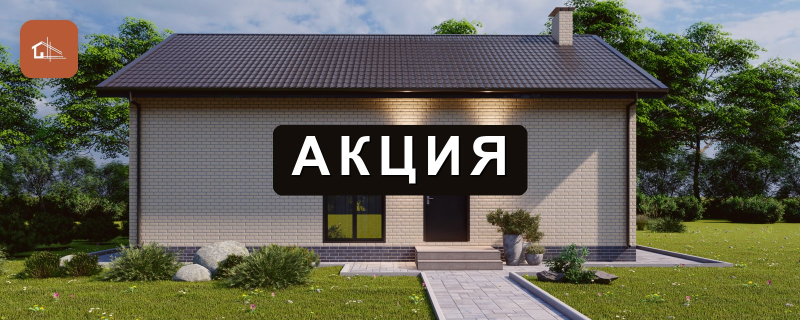
#> input picture backend/apps/promotions/seed_assets/akciya-1-euro-86b.jpg, 1600 x 640 px (shown at 1/2 size)
$ python -i generate_promo_banners.py   (imports and definitions only)
#> lines starting #> are read from the running program, lines starting #| are printed output that depends on the picture
#> further down, picture is the input picture: PIL image 1600x640 RGB; mean R, G, B 98.3, 98, 83
"""Фоновые изображения для баннеров акций — по главному (обложечному)
фото дома, как оно выведено в каталоге (первое по полю order).

Cover-resize до 1600×640 (широкий формат баннера) + лёгкая фирменная
тонировка, компактный брендовый уголок слева сверху (лого-плашка +
«Ремстрой» / «Строительство кирпичных домов», как в og.png, но из
прозрачного logo.png — чтобы не тащить светлый фон og.png) и крупная
надпись «АКЦИЯ» по центру с тенью — чтобы файл выглядел завершённым
рекламным баннером сам по себе.

Запуск: cd backend && .venv/bin/python scripts/generate_promo_banners.py
"""

import os
import sys
from pathlib import Path

sys.path.insert(0, str(Path(__file__).resolve().parent.parent))
# [1 line not run here, left out]
import django  # noqa: E402
# [1 line not run here, left out]

from PIL import Image, ImageDraw, ImageEnhance, ImageFilter, ImageFont  # noqa: E402
from apps.builds.models import Build  # noqa: E402

ROOT = Path(__file__).resolve().parent.parent
FRONTEND_PUBLIC = ROOT.parent / "frontend" / "public"
LOGO = FRONTEND_PUBLIC / "logo.png"
OUT = ROOT / "apps" / "promotions" / "seed_assets"

W, H = 1600, 640
BRAND = (184, 90, 53)

FONT_BOLD = "/System/Library/Fonts/Supplemental/Arial Bold.ttf"
FONT_REG = "/System/Library/Fonts/Supplemental/Arial.ttf"

# out filename -> build slug
TARGETS = {
    "akciya-1-euro-86b.jpg": "odnoetazhnyj-dom-euro-86b",
    "akciya-2-euro-136b.jpg": "dvuhetazhnyj-dom-euro-136b-s-balkonom",
}


# [13 lines left out: function cover_resize, not called in this run]


def warm_tone(img: Image.Image) -> Image.Image:
    """Лёгкая терракотовая тонировка + чуть выше контраст/насыщенность."""
    img = ImageEnhance.Contrast(img).enhance(1.06)
    img = ImageEnhance.Color(img).enhance(1.08)
    overlay = Image.new("RGBA", img.size, (*BRAND, 26))
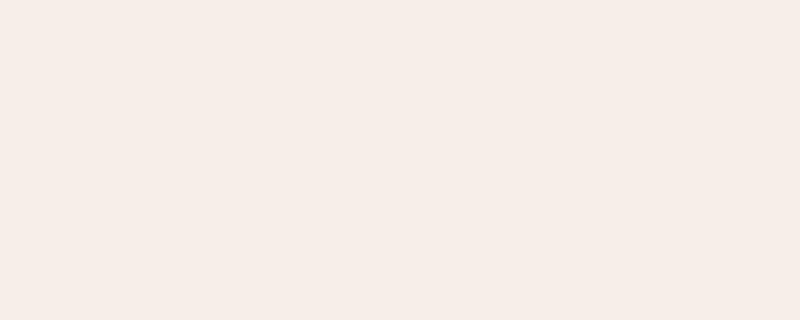
#> overlay: PIL image 1600x640 RGBA (shown at 1/2 size); mean R, G, B, A 184, 90, 53, 26; transparent parts drawn white
    return Image.alpha_composite(img.convert("RGBA"), overlay).convert("RGB")


# [128 lines left out: functions make_logo_plate, draw_text_shadow, draw_brand_lockup, paste_with_shadow, draw_center_word, main, not called in this run]


# [2 lines not run here, left out]

>>> from PIL import Image
>>> picture = Image.open('../apps/promotions/seed_assets/akciya-1-euro-86b.jpg')
>>> result = warm_tone(picture)
